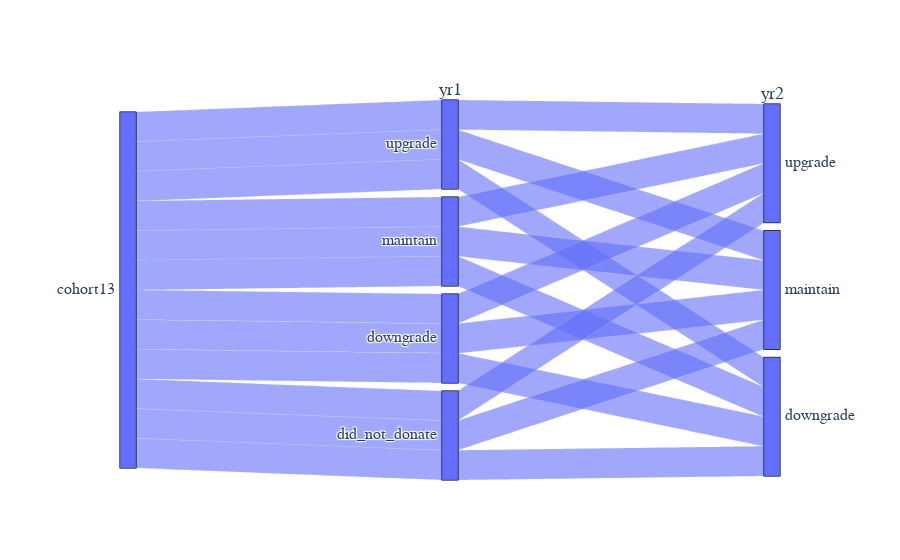

The cell this chart's notebook holds for it:
### Code cell
df=c13b.groupby(['cohort', 'yr1_behavior2', 'yr2_behavior2',
                 #'yr3_behavior2', 'yr4_behavior2'
                ]).count().reset_index()
# Create dimensions
class_dim = go.parcats.Dimension(
    values=df.cohort,
    categoryorder='category ascending', label=""
)

gender_dim = go.parcats.Dimension(values=df.yr1_behavior2, categoryorder='category descending', label="yr1")

gender1_dim = go.parcats.Dimension(values=df.yr2_behavior2, categoryorder='category descending', label="yr2")

#gender2_dim = go.parcats.Dimension(values=df.yr3_behavior2, categoryorder='category descending', label="yr3")

#gender3_dim = go.parcats.Dimension(values=df.yr4_behavior2, categoryorder='category descending', label="yr4")


#survival_dim = go.parcats.Dimension(
  #  values=df.behavior_yr2, label="yr2", 
 #   #categoryarray=[0, 1],
  #  ticktext=['perished', 'survived'])

# Create parcats trace
#color = df.behavior_yr1;
#colorscale = [[0, 'lightsteelblue'], [1, 'mediumseagreen']];

fig = go.Figure(data = [go.Parcats(dimensions=[class_dim, gender_dim, gender1_dim, 
                                               #gender2_dim, gender3_dim
                                              ],
 #       line={'color': color, 'colorscale': colorscale},
      #  hoveron='color', hoverinfo='count+probability',
        labelfont={'size': 18, 'family': 'Times'},
        tickfont={'size': 16, 'family': 'Times'},
        arrangement='freeform')])

fig.show()

### Figure 1 — Plotly figure (JSON) as saved in the notebook; plotly's stock layout.template omitted (floating-point values rounded to 4 significant figures)
{"data": [{"arrangement": "freeform", "dimensions": [{"categoryorder": "category ascending", "label": "", "values": ["cohort13", "cohort13", "cohort13", "cohort13", "cohort13", "cohort13", "cohort13", "cohort13", "cohort13", "cohort13", "cohort13", "cohort13"]}, {"categoryorder": "category descending", "label": "yr1", "values": ["did_not_donate", "did_not_donate", "did_not_donate", "downgrade", "downgrade", "downgrade", "maintain", "maintain", "maintain", "upgrade", "upgrade", "upgrade"]}, {"categoryorder": "category descending", "label": "yr2", "values": ["downgrade", "maintain", "upgrade", "downgrade", "maintain", "upgrade", "downgrade", "maintain", "upgrade", "downgrade", "maintain", "upgrade"]}], "labelfont": {"family": "Times", "size": 18}, "tickfont": {"family": "Times", "size": 16}, "type": "parcats"}], "layout": {}}
